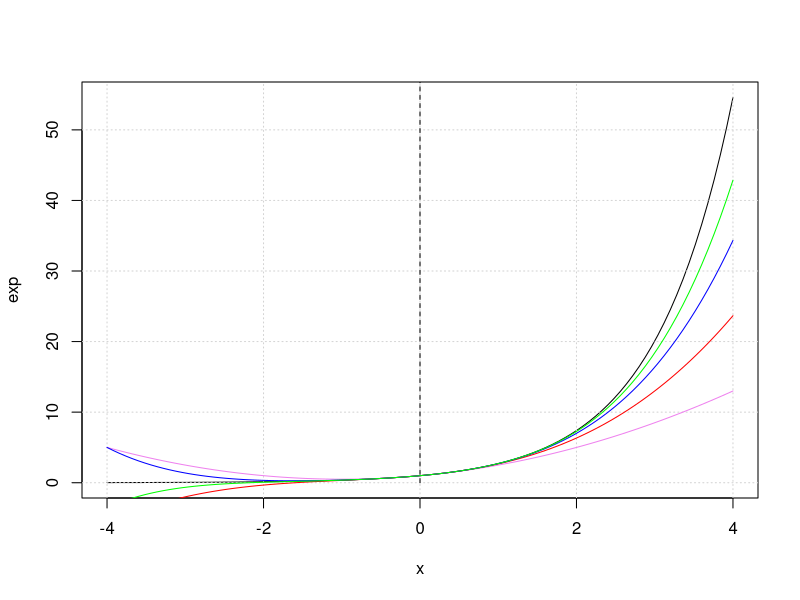

Here is the R script that generated this plot:
# Semana 10 - 

# Exercício 10.2

## Letra a

pol_exp <- function(x, n){
  if(class(x) != "numeric")
    stop("Erro")
  if(n < 0 || n %% 1 != 0)
    stop("Erro")
  fat <- 1
  som <- 1
  for(i  in 1:n){
    fat <- fat * i
    som <- som + (x^i) / fat
  }
  return(som)
}

pol_exp(2,100)

## Letra b

plot(exp,-4,4)
grid()
segments(x0=0,y0=0,x1=0,y1=150,lty=2)
curve(pol_exp(x,n=2),add=T,col="violet")
curve(pol_exp(x,n=3),add=T,col="red")
curve(pol_exp(x,n=4),add=T,col="blue")
curve(pol_exp(x,n=5),add=T,col="green")

# Exercício 10.3

## Letra a

AproxExp <- function(x, incremento){
  fat <- 1
  aprox <- 1
  for(i in 1:10){
    fat <- fat * i
    aprox <- aprox + x^i / fat
  }
  repeat{
    i <-  i + 1
    fat <- fat * i
    parcela <- x^i / fat
    if(abs(parcela) < incremento){
      return(aprox + parcela)
    }
      aprox = aprox + parcela
    }
}

## Letra b

AproxExp(1, 0.000000001)

AproxExp(-1, 0.00000001)

AproxExp(3, 0.00000001)

AproxExp(1^1/2, 0.0000000001)

AproxExp(7.3,0.00000001)

## Letra c

AproxExp <- function(x, incremento){
  fat <- 1
  aprox <- 1
  for(i in 1:10){
    fat <- fat * i
    aprox <- aprox + x^i / fat
  }
  repeat{
    i <-  i + 1
    fat <- fat * i
    parcela <- x^i / fat
    if(abs(parcela) < incremento){
      return(list(aprox + parcela, i))
    }
    aprox = aprox + parcela
  }
}

AproxExp(1, 0.000000001)

AproxExp(-1, 0.00000001)

AproxExp(3, 0.00000001)

AproxExp(1^1/2, 0.0000000001)

AproxExp(7.3,0.00000001)

